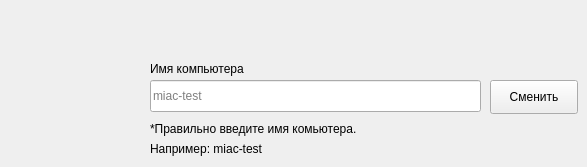
    <widget class="QWidget" name="tab_name_pc">
     <attribute name="title">
      <string>Имя компьютера</string>
     </attribute>
     <widget class="QLabel" name="label_11">
      <property name="geometry">
       <rect>
        <x>150</x>
        <y>60</y>
        <width>121</width>
        <height>18</height>
       </rect>
      </property>
      <property name="text">
       <string>Имя компьютера</string>
      </property>
     </widget>
     <widget class="QLabel" name="label_12">
      <property name="geometry">
       <rect>
        <x>150</x>
        <y>120</y>
        <width>241</width>
        <height>18</height>
       </rect>
      </property>
      <property name="text">
       <string>*Правильно введите имя комьютера. </string>
      </property>
     </widget>
     <widget class="QLineEdit" name="lineEdit_replace_name_pc">
      <property name="geometry">
       <rect>
        <x>150</x>
        <y>80</y>
        <width>331</width>
        <height>32</height>
       </rect>
      </property>
      <property name="placeholderText">
       <string>miac-test</string>
      </property>
     </widget>
     <widget class="QLabel" name="label_13">
      <property name="geometry">
       <rect>
        <x>150</x>
        <y>140</y>
        <width>241</width>
        <height>18</height>
       </rect>
      </property>
      <property name="text">
       <string>Например: miac-test</string>
      </property>
     </widget>
     <widget class="QPushButton" name="button_replace_name_pc">
      <property name="geometry">
       <rect>
        <x>490</x>
        <y>80</y>
        <width>88</width>
        <height>34</height>
       </rect>
      </property>
      <property name="text">
       <string>Сменить</string>
      </property>
     </widget>
    </widget>
